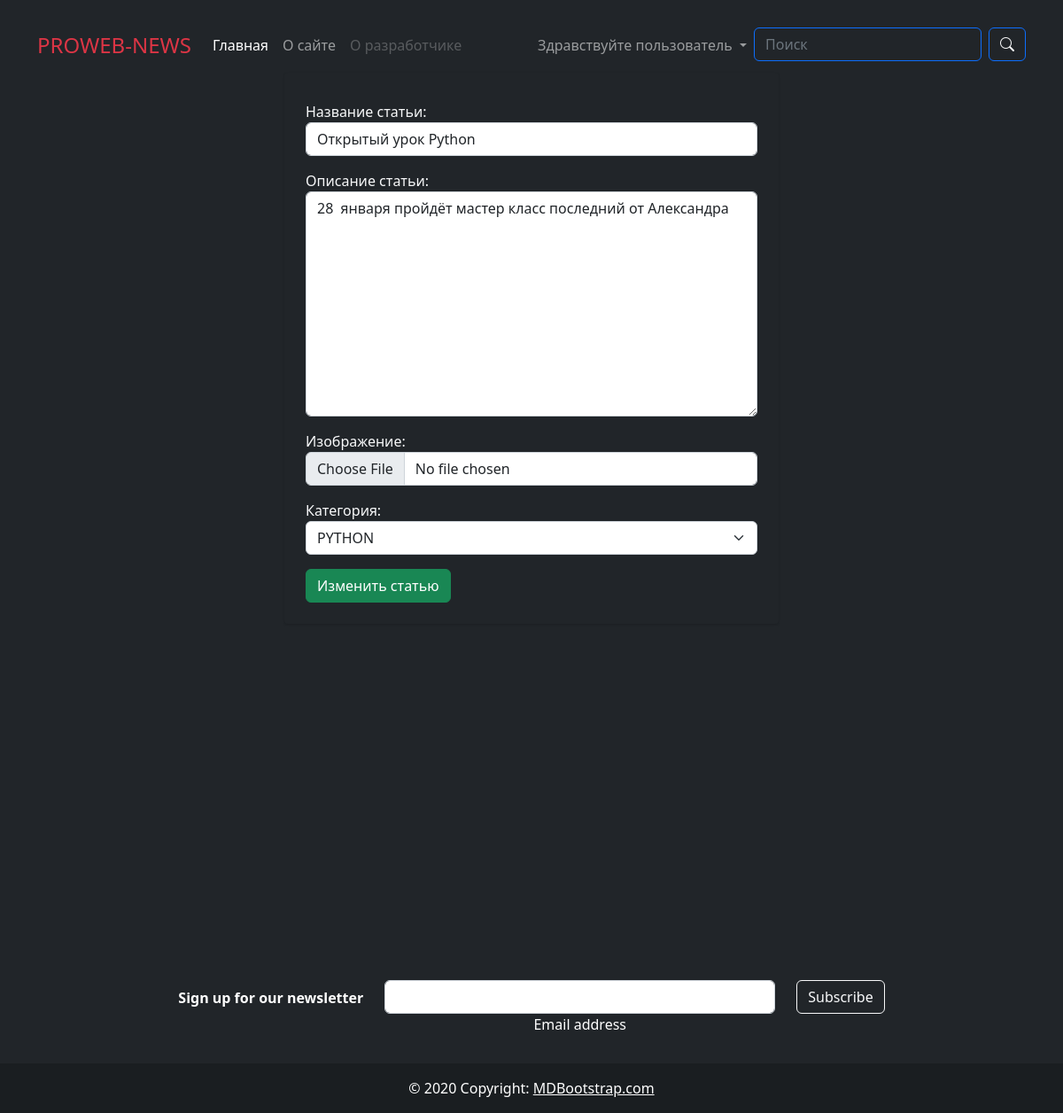
Page /article/1/update/ (signed in) on the committed database.
### blog/models.py (models this page shows, shortened)
class Article(models.Model):
    title = models.CharField(max_length=255, verbose_name='Название статьи')
    content = models.TextField(verbose_name='Описание статьи')
    photo = models.ImageField(upload_to='photos/', blank=True, null=True, verbose_name='Изображение')
    created_at = models.DateTimeField(auto_now_add=True, verbose_name='Дата создания')
    updated_at = models.DateTimeField(auto_now=True, verbose_name='Дата изминения')
    views = models.IntegerField(default=0, verbose_name='Просмотры')
    category = models.ForeignKey(Category, on_delete=models.CASCADE, verbose_name='Категория')
    author = models.ForeignKey(User, on_delete=models.CASCADE, verbose_name='Автор', blank=True, null=True)
    class Meta:
        verbose_name = 'Статья'
        verbose_name_plural = 'Статьи'

class Category(models.Model):
    title = models.CharField(max_length=255, verbose_name='Название категории')
    def __str__(self):
        return self.title
    class Meta:
        verbose_name = 'Категория'
        verbose_name_plural = 'Категории'

### blog/views.py (the view)
# urls.py: path('article/<int:pk>/update/', ArticleUpdate.as_view(), name='update'),
class ArticleUpdate(UpdateView):
    model = Article
    form_class = ArticleForm
    template_name = 'blog/add_article.html'

### blog/forms.py
class LoginForm(AuthenticationForm):
    username = forms.CharField(max_length=50, widget=forms.TextInput(attrs={
        'class': 'form-control',
        'placeholder': 'Имя пользователя'
    }))
    password = forms.CharField(widget=forms.PasswordInput(attrs={
        'class': 'form-control',
        'placeholder': 'Пароль'
    }))

class RegistrationForm(UserCreationForm):
    password1 = forms.CharField(widget=forms.PasswordInput(attrs={
        'class': 'form-control',
        'placeholder': 'Пароль'
    }))
    password2 = forms.CharField(widget=forms.PasswordInput(attrs={
        'class': 'form-control',
        'placeholder': 'Подтвердите пароль'
    }))
    username = forms.CharField(widget=forms.TextInput(attrs={
        'class': 'form-control',
        'placeholder': 'Имя пользователя'
    }))
    first_name = forms.CharField(widget=forms.TextInput(attrs={
        'class': 'form-control',
        'placeholder': 'Ваше имя'
    }))
    last_name = forms.CharField(widget=forms.TextInput(attrs={
        'class': 'form-control',
        'placeholder': 'Ваше фамилия'
    }))
    email = forms.EmailField(widget=forms.EmailInput(attrs={
        'class': 'form-control',
        'placeholder': 'Ваше почта'
    }))
    class Meta:
        model = User
        fields = ('username',
                  'first_name',
                  'last_name',
                  'email',
                  'password1',
                  'password2')

### blog/context_processors.py (called while the page is built)
def add_my_forms(request):
    return {
        'login_form': LoginForm(),
        'register_form': RegistrationForm(),
        'edit_account': EditAccountForm(instance=request.user if request.user.is_authenticated else None),
        'edit_profile': EditProfileForm()
    }

### blog/templates/blog/add_article.html (shortened to what this page needs)
{% extends 'base.html' %}
{% block main %}
<div class="d-flex justify-content-center">
    {% if request.user.is_authenticated %}
    <div class="col-6 card p-4 bg-dark border-primary">
        <form class="text-light" action="" method="post" enctype="multipart/form-data">
            {{ form.as_p }}
            <button class="btn btn-success" type="submit">
                {% if 'update' in request.path %}
                Изменить статью
                {% else %}
                Создать статью
                {% endif %}
            </button>
        </form>
    </div>
    {% else %}
    <a href="{% url 'login' %}" class="link-danger text-center fs-4 navbar-brand">Войди в аккаунт</a>
    {% endif %}
</div>
{% endblock main %}

### blog/static/blog/css/style.css (style rules this page uses)
body { margin-top:20px; color: #1a202c; text-align: left; background-color: #e2e8f0; }
.card { box-shadow: 0 1px 3px 0 rgba(0,0,0,.1), 0 1px 2px 0 rgba(0,0,0,.06); }
.card { position: relative; display: flex; flex-direction: column; min-width: 0; word-wrap: break-word; background-color: #fff; background-clip: border-box; border: 0 solid rgba(0,0,0,.125); border-radius: .25rem; }

### rows in the picture
Article: title "Открытый урок Python", content "28 января пройдёт мастер класс последний от Александра", category "PYTHON"
